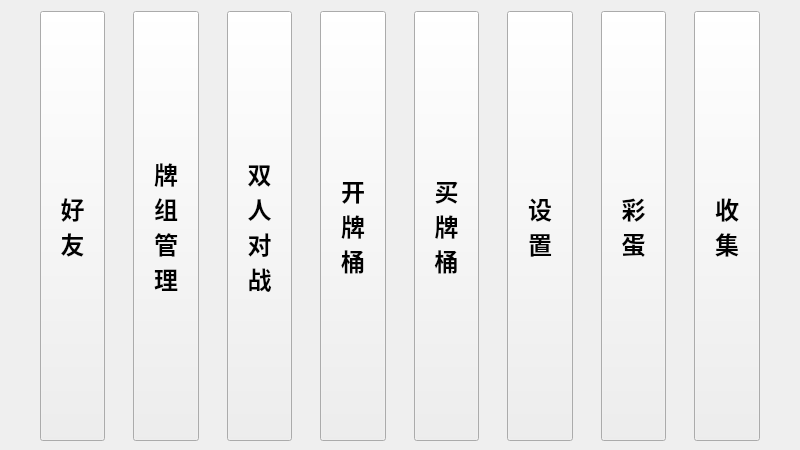
<?xml version="1.0" encoding="UTF-8"?>
<ui version="4.0">
 <class>Choosing</class>
 <widget class="QWidget" name="Choosing">
  <property name="geometry">
   <rect>
    <x>0</x>
    <y>0</y>
    <width>800</width>
    <height>450</height>
   </rect>
  </property>
  <property name="windowTitle">
   <string>Form</string>
  </property>
  <layout class="QGridLayout" name="gridLayout">
   <property name="leftMargin">
    <number>40</number>
   </property>
   <property name="rightMargin">
    <number>40</number>
   </property>
   <property name="bottomMargin">
    <number>9</number>
   </property>
   <property name="horizontalSpacing">
    <number>28</number>
   </property>
   <item row="0" column="2">
    <widget class="QPushButton" name="pushButton_Playing">
     <property name="sizePolicy">
      <sizepolicy hsizetype="Expanding" vsizetype="Minimum">
       <horstretch>0</horstretch>
       <verstretch>0</verstretch>
      </sizepolicy>
     </property>
     <property name="minimumSize">
      <size>
       <width>10</width>
       <height>0</height>
      </size>
     </property>
     <property name="maximumSize">
      <size>
       <width>600</width>
       <height>16777215</height>
      </size>
     </property>
     <property name="font">
      <font>
       <family>微软雅黑</family>
       <pointsize>18</pointsize>
       <weight>75</weight>
       <bold>true</bold>
      </font>
     </property>
     <property name="text">
      <string>双
人
对
战</string>
     </property>
    </widget>
   </item>
   <item row="0" column="3">
    <widget class="QPushButton" name="pushButton_OpenKeg">
     <property name="sizePolicy">
      <sizepolicy hsizetype="Expanding" vsizetype="Minimum">
       <horstretch>0</horstretch>
       <verstretch>0</verstretch>
      </sizepolicy>
     </property>
     <property name="minimumSize">
      <size>
       <width>10</width>
       <height>0</height>
      </size>
     </property>
     <property name="maximumSize">
      <size>
       <width>600</width>
       <height>16777215</height>
      </size>
     </property>
     <property name="font">
      <font>
       <family>微软雅黑</family>
       <pointsize>18</pointsize>
       <weight>75</weight>
       <bold>true</bold>
      </font>
     </property>
     <property name="text">
      <string>开
牌
桶</string>
     </property>
    </widget>
   </item>
   <item row="0" column="4">
    <widget class="QPushButton" name="pushButton_BuyKeg">
     <property name="sizePolicy">
      <sizepolicy hsizetype="Expanding" vsizetype="Minimum">
       <horstretch>0</horstretch>
       <verstretch>0</verstretch>
      </sizepolicy>
     </property>
     <property name="minimumSize">
      <size>
       <width>10</width>
       <height>0</height>
      </size>
     </property>
     <property name="maximumSize">
      <size>
       <width>600</width>
       <height>16777215</height>
      </size>
     </property>
     <property name="font">
      <font>
       <family>微软雅黑</family>
       <pointsize>18</pointsize>
       <weight>75</weight>
       <bold>true</bold>
      </font>
     </property>
     <property name="text">
      <string>买
牌
桶</string>
     </property>
    </widget>
   </item>
   <item row="0" column="5">
    <widget class="QPushButton" name="pushButton_Settings">
     <property name="sizePolicy">
      <sizepolicy hsizetype="Expanding" vsizetype="Minimum">
       <horstretch>0</horstretch>
       <verstretch>0</verstretch>
      </sizepolicy>
     </property>
     <property name="minimumSize">
      <size>
       <width>10</width>
       <height>0</height>
      </size>
     </property>
     <property name="maximumSize">
      <size>
       <width>600</width>
       <height>16777215</height>
      </size>
     </property>
     <property name="font">
      <font>
       <family>微软雅黑</family>
       <pointsize>18</pointsize>
       <weight>75</weight>
       <bold>true</bold>
      </font>
     </property>
     <property name="text">
      <string>设
置</string>
     </property>
    </widget>
   </item>
   <item row="0" column="7">
    <widget class="QPushButton" name="pushButton_Collection">
     <property name="sizePolicy">
      <sizepolicy hsizetype="Expanding" vsizetype="Minimum">
       <horstretch>0</horstretch>
       <verstretch>0</verstretch>
      </sizepolicy>
     </property>
     <property name="minimumSize">
      <size>
       <width>10</width>
       <height>0</height>
      </size>
     </property>
     <property name="maximumSize">
      <size>
       <width>600</width>
       <height>16777215</height>
      </size>
     </property>
     <property name="font">
      <font>
       <family>微软雅黑</family>
       <pointsize>18</pointsize>
       <weight>75</weight>
       <bold>true</bold>
      </font>
     </property>
     <property name="text">
      <string>收
集</string>
     </property>
    </widget>
   </item>
   <item row="0" column="1">
    <widget class="QPushButton" name="pushButton_DeckBuilder">
     <property name="sizePolicy">
      <sizepolicy hsizetype="Expanding" vsizetype="Minimum">
       <horstretch>0</horstretch>
       <verstretch>0</verstretch>
      </sizepolicy>
     </property>
     <property name="minimumSize">
      <size>
       <width>10</width>
       <height>0</height>
      </size>
     </property>
     <property name="maximumSize">
      <size>
       <width>600</width>
       <height>16777215</height>
      </size>
     </property>
     <property name="font">
      <font>
       <family>微软雅黑</family>
       <pointsize>18</pointsize>
       <weight>75</weight>
       <bold>true</bold>
      </font>
     </property>
     <property name="text">
      <string>牌
组
管
理</string>
     </property>
    </widget>
   </item>
   <item row="0" column="0">
    <widget class="QPushButton" name="pushButton_Friends">
     <property name="sizePolicy">
      <sizepolicy hsizetype="Expanding" vsizetype="Minimum">
       <horstretch>0</horstretch>
       <verstretch>0</verstretch>
      </sizepolicy>
     </property>
     <property name="minimumSize">
      <size>
       <width>10</width>
       <height>0</height>
      </size>
     </property>
     <property name="maximumSize">
      <size>
       <width>600</width>
       <height>16777215</height>
      </size>
     </property>
     <property name="font">
      <font>
       <family>微软雅黑</family>
       <pointsize>18</pointsize>
       <weight>75</weight>
       <bold>true</bold>
      </font>
     </property>
     <property name="text">
      <string>好
友</string>
     </property>
    </widget>
   </item>
   <item row="0" column="6">
    <widget class="QPushButton" name="pushButton_Reward">
     <property name="sizePolicy">
      <sizepolicy hsizetype="Expanding" vsizetype="Minimum">
       <horstretch>0</horstretch>
       <verstretch>0</verstretch>
      </sizepolicy>
     </property>
     <property name="minimumSize">
      <size>
       <width>10</width>
       <height>0</height>
      </size>
     </property>
     <property name="maximumSize">
      <size>
       <width>600</width>
       <height>16777215</height>
      </size>
     </property>
     <property name="font">
      <font>
       <family>微软雅黑</family>
       <pointsize>18</pointsize>
       <weight>75</weight>
       <bold>true</bold>
      </font>
     </property>
     <property name="text">
      <string>彩
蛋</string>
     </property>
    </widget>
   </item>
  </layout>
 </widget>
 <resources/>
 <connections/>
</ui>
